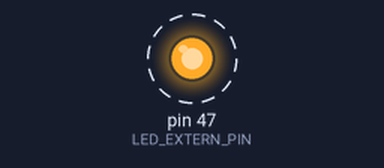
A sketch run on a simulated Arduino Mega 2560, built with avr-gcc and run on an emulated ATmega2560. Shown: output pins drawn as LEDs (lit = HIGH). Dashed ring = blinking.

Above: at 0.04 s.
Timing chart, 0 to 3.0 s (numbered marks = the images above):
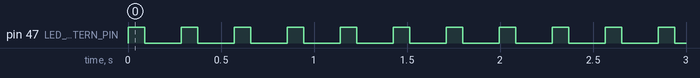

The sketch:

Lab_4_RT1.ino
```cpp
#include <Arduino_FreeRTOS.h>

// Defines for Task RT1
#define LED_EXTERN_PIN      47
#define LED_REG_BIT         0X04
#define LED_ON_TIME         100
#define LED_OFF_TIME        200

void TaskRT1(void *p);

/**
 * @brief Initial code run before beginning the scheduler
 *
 * Sets up internal Registers to have expected behavior and initializes some global values used by the system.
 * Additionally, we create our the tasks for our scheduler through this function.
 *
 */
void setup() {
  DDRL |= LED_REG_BIT;

  xTaskCreate(
    TaskRT1
    ,   "Blink"
    ,   128
    ,   NULL
    ,   2
    ,   NULL );

  vTaskStartScheduler();
}

void loop() {

}

/**
 * @brief Executes Task RT1, LED on for 100 ms and off for 200 ms
 *
 * This function utilizes void *p to be called when state of the task is
 * ready and there are no tasks of a higher priority in the ready state
 *
 * @param void *p is a pointer needed by FreeRTOS to call the function
 */
void TaskRT1(void *p){
  for(;;){
    digitalWrite(LED_EXTERN_PIN, HIGH);
    vTaskDelay(LED_ON_TIME / portTICK_PERIOD_MS);
    digitalWrite(LED_EXTERN_PIN, LOW);
    vTaskDelay(LED_OFF_TIME / portTICK_PERIOD_MS);
  }
}
```

Measured:
- by itself, pin 47 (LED_EXTERN_PIN): alternates HIGH for 0.09 s and LOW for 0.20 s
